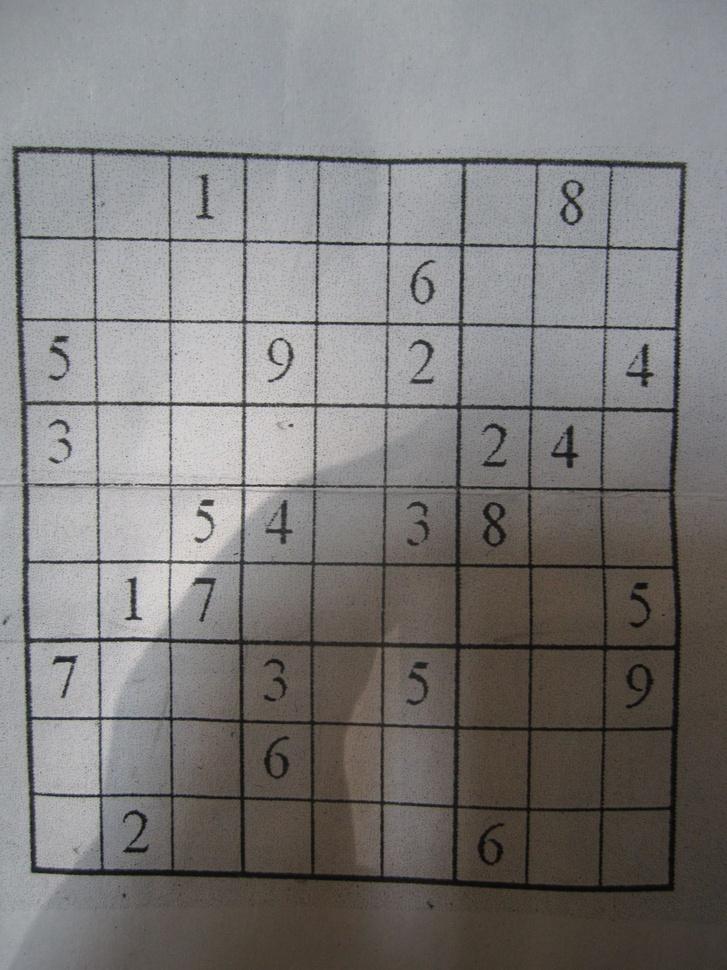
#> input picture project/example.jpg, 727 x 970 px, shrunk from 1704 x 2272 before the run
$ python -i Sudoku_rainbow.py   (imports and definitions only)
#> lines starting #> are read from the running program, lines starting #| are printed output that depends on the picture; after the words box and inside, x2 and y2 are one past the last pixel; in counts of white or black regions, pixels touching at a corner belong together
import cv2
import numpy as np

#这个类只需要处理颜色识别，因此图像预处理操作简化
class RainbowCell:
    @staticmethod
    def extract_cells_rainbow(image_path):

#> called with image_path = 'example.jpg'
        image = cv2.imread(image_path)
#> image is the input picture: shape (970, 727, 3); mean B, G, R 122.9, 123.6, 125.5
        if image is None:
            raise FileNotFoundError("图片未找到，请检查路径")

        # 进行边框检测和透视变换
        processed_image = RainbowCell.preprocess_image(image)

        # 提取每个单元格并识别颜色
        color_cells = RainbowCell.extract_cells(processed_image)
        return color_cells

    # [10 lines left out: function detect_cells_color, not called in this run]

    @staticmethod
    def preprocess_image(image):
        # 使用高斯模糊，帮助减少图像噪声
        blurred = cv2.GaussianBlur(image, (5, 5), 0)

        # 转换到HSV颜色空间
        hsv = cv2.cvtColor(blurred, cv2.COLOR_BGR2HSV)
#> hsv: shape (970, 727, 3); mean H, S, V 69.4, 24.6, 128.8

        # 使用Canny边缘检测
        edged = cv2.Canny(hsv, 50, 150)
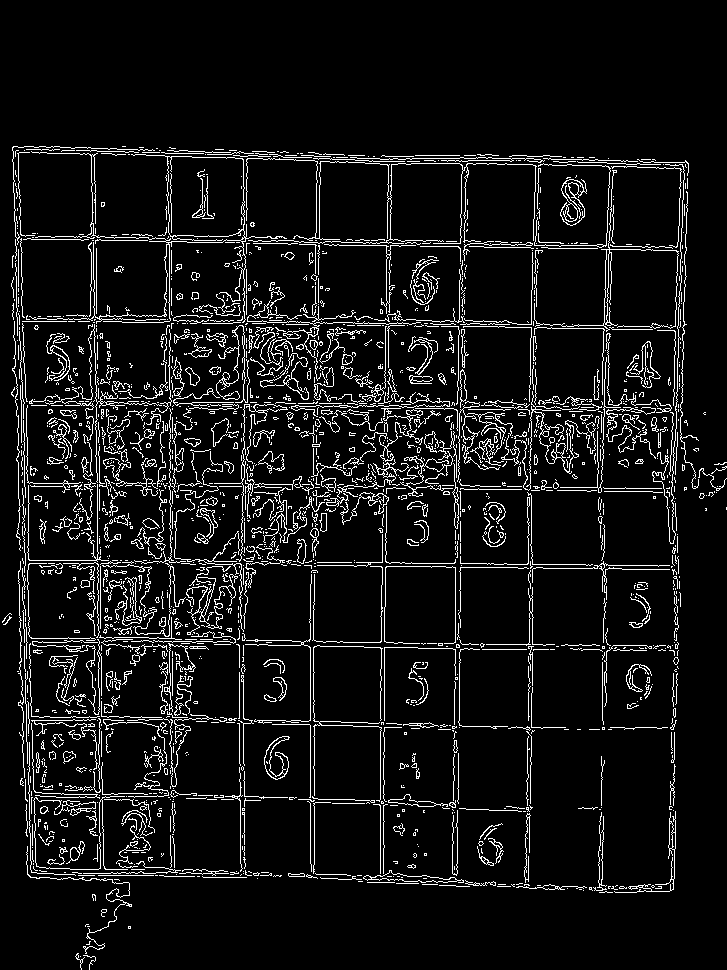
#> edged: shape (970, 727); 7.7% white in thin lines or dots, all inside (x1, y1, x2, y2) = (2, 146, 727, 970)

        # 查找轮廓
        contours, _ = cv2.findContours(edged, cv2.RETR_EXTERNAL, cv2.CHAIN_APPROX_SIMPLE)
#> contours = 1820 contours, 1678 with area under 20; largest, box (x1, y1, x2, y2) and area: (29, 151, 287, 324) 6002, (560, 179, 587, 226) 783, (260, 353, 309, 400) 436, (363, 870, 464, 883) 416, (264, 736, 290, 780) 394

        # 按轮廓面积降序排序
        contours = sorted(contours, key=cv2.contourArea, reverse=True)

        # 初始化数独网格的轮廓
        sudoku_contour = None

        # 遍历轮廓
        for contour in contours:
            # 逼近轮廓以获得具有较少顶点的多边形
            epsilon = 0.02 * cv2.arcLength(contour, True)
            approx = cv2.approxPolyDP(contour, epsilon, True)

            # 如果多边形有4个顶点，则可能是我们的数独网格
            if len(approx) == 4:
                sudoku_contour = approx
                break
#> this loop made 38 passes
#> (epsilon, sudoku_contour) on pass 38: (1.56, [[438, 726], [429, 722], [403, 724], [422, 727]])
#> epsilon on passes 1, 2, 3, 5, 6, 7: 62.07, 3.9, 5.99, 4.02, 23.47, 28.12

        if sudoku_contour is None:
            raise Exception("未找到数独网格")

        # 进行透视变换，获取正视图
        processed_image = RainbowCell.four_point_transform(image, sudoku_contour.reshape(4, 2))

        return processed_image

    @staticmethod
    def extract_cells(image):
        # 获取图像的尺寸
        height, width = image.shape[:2]

        # 计算每个单元格的尺寸
        cell_size = height // 9

        # 初始化颜色单元格列表
        color_cells = []

        # 设置裁剪的边缘大小，因为边缘的格子因为边框太厚容易识别错误颜色
        crop_size = 0

        # 遍历每个单元格
        for i in range(9):
            row = []
            for j in range(9):
                # 计算单元格的边界
                x = j * cell_size
                y = i * cell_size
                cell = image[y + crop_size:y + cell_size - crop_size, x + crop_size:x + cell_size - crop_size]

                # 将单元格添加到列表中
                row.append(cell)
            color_cells.append(row)
        return color_cells

    #检测颜色用的K-Means聚类算法，K值=支持检测的颜色数
    # [43 lines left out: function detect_cell_color, not called in this run]


    @staticmethod
    def order_points(pts):
        # 初始化一个坐标点的列表，表示矩形框
        rect = np.zeros((4, 2), dtype="float32")

        # 按顺序找到对应坐标点：左上，右上，右下，左下
        s = pts.sum(axis=1)
#> s = [1164, 1151, 1127, 1149]
        rect[0] = pts[np.argmin(s)]
        rect[2] = pts[np.argmax(s)]

        diff = np.diff(pts, axis=1)
#> diff = [288, 293, 321, 305]
        rect[1] = pts[np.argmin(diff)]
        rect[3] = pts[np.argmax(diff)]

        return rect

    @staticmethod
    def four_point_transform(image, pts):
        # 获取输入坐标点
        rect = RainbowCell.order_points(pts)
#> rect = [[403, 724], [438, 726], [438, 726], [403, 724]]
        (tl, tr, br, bl) = rect
#> tl = [403, 724]; tr = [438, 726]; br = [438, 726]; bl = [403, 724]

        # 计算输入的w和h值
        width_a = np.sqrt(((br[0] - bl[0]) ** 2) + ((br[1] - bl[1]) ** 2))
#> width_a = 35.06
        width_b = np.sqrt(((tr[0] - tl[0]) ** 2) + ((tr[1] - tl[1]) ** 2))
#> width_b = 35.06
        max_width = max(int(width_a), int(width_b))
#> max_width = 35

        height_a = np.sqrt(((tr[0] - br[0]) ** 2) + ((tr[1] - br[1]) ** 2))
#> height_a = 0
        height_b = np.sqrt(((tl[0] - bl[0]) ** 2) + ((tl[1] - bl[1]) ** 2))
#> height_b = 0
        max_height = max(int(height_a), int(height_b))
#> max_height = 0

        # 设置目标点的坐标，依次为左上角，右上角，右下角，左下角
        dst = np.array([
            [0, 0],
            [max_width - 1, 0],
            [max_width - 1, max_height - 1],
            [0, max_height - 1]], dtype="float32")
#> dst = [[0, 0], [34, 0], [34, -1], [0, -1]]

        # 计算透视变换矩阵并进行透视变换
        M = cv2.getPerspectiveTransform(rect, dst)
#> M = [[-5.69e-07, 9.96e-06, -0.00698], [-8.15e-05, 0.00143, -1], [5.15e-08, -9.02e-07, 0.000632]]
        transformed_image = cv2.warpPerspective(image, M, (max_width, max_height))
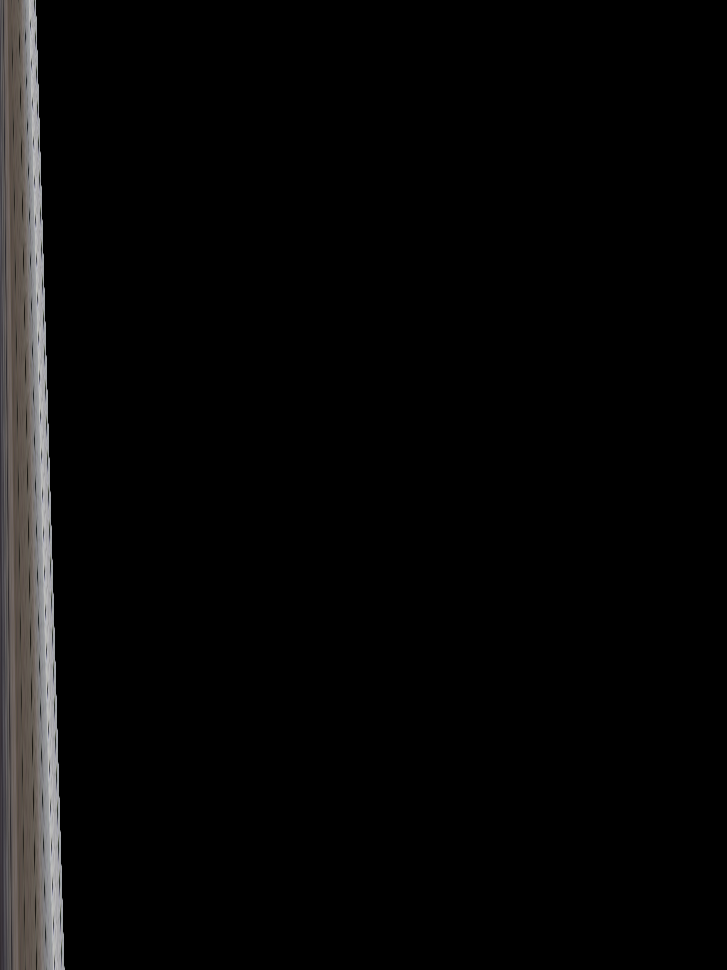
#> transformed_image: shape (970, 727, 3); mean B, G, R 7.2, 7.4, 7.7

        return transformed_image

>>> result = RainbowCell().extract_cells_rainbow('example.jpg')
#> after the loop in extract_cells, `for i in range(9):`: color_cells = 9 items
#> result = 9 items
